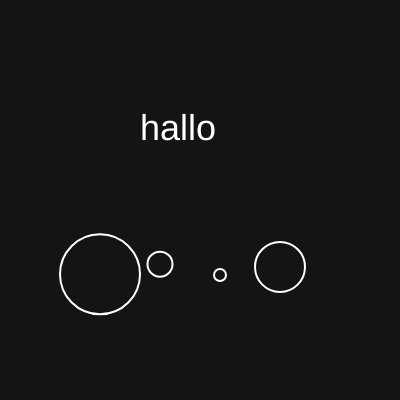
Frame 1 (no input)
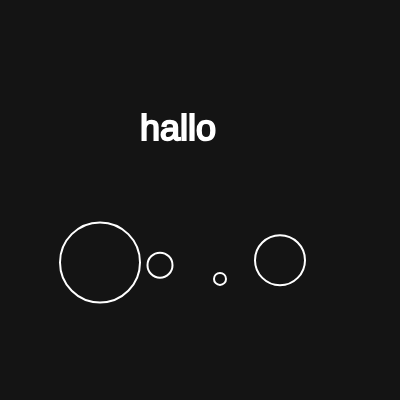
Frame 60 (no input)
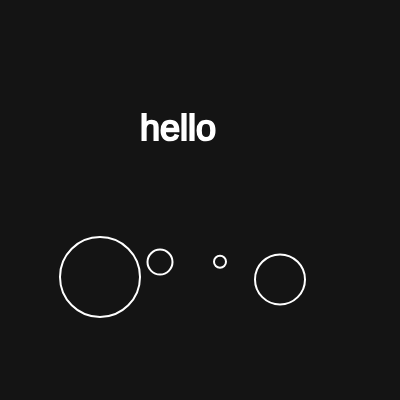
Frame 120 (the mouse pressed at the canvas centre since frame 60)

The p5.js sketch that drew these frames (run headless with seeded random() and noise() and a simulated clock; from frame 60 on, the mouse is pressed at the canvas centre):

// p5.js sketch
// ── sketch.js
const sketchHeight = 400;
const sketchWidth = 400;

var words = ["hallo", "hello", "buendia", "ciao", "kakao"];
var index = 0;

var nums = [80, 25, 12, 50];

function setup() {
  createCanvas(sketchWidth, sketchHeight);
}

function draw() {
  background(20);
  
  fill("white");
  textSize(36);
  text(words[index], 140, 140);

  stroke("while");
  strokeWeight(2);
  noFill();

  for (let i = 0; i < nums.length; i++) {
 
  circle(i*60+100, random(260, 280), nums[i]);
  }
}

function mousePressed() {
  index = index + 1;

  if (index == words.length)
  index = 0;
}
